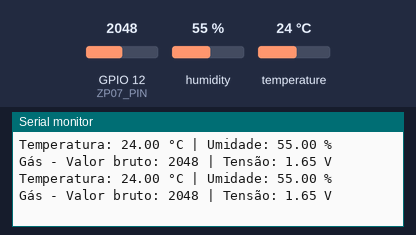
The sketch below on a simulated ESP32. On the bench: the last lines printed to the serial monitor. The inputs (shaded band) are chosen by the test bench; at power-on: humidity 55 %, GPIO 12 (ZP07_PIN) = 2048, temperature 24 °C.

Above: at 2.8 s.
2.9 s: humidity set to 22 %
At 5.2 s:
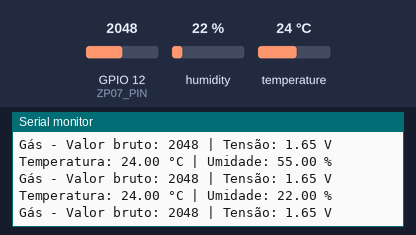
5.6 s: GPIO 12 (ZP07_PIN) set to 2866
At 6.6 s:
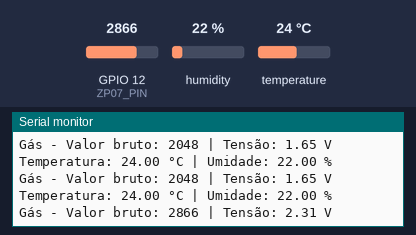
8.3 s: temperature set to 12 °C
At 10.6 s:
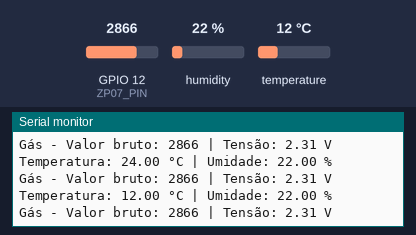
11.0 s: GPIO 12 (ZP07_PIN) set to 3603
At 13.2 s:
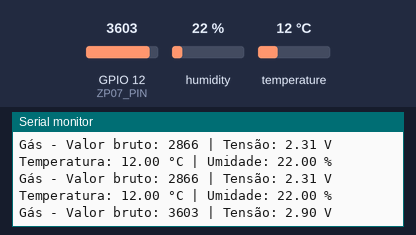
13.7 s: humidity set to 40 %
At 14.6 s:
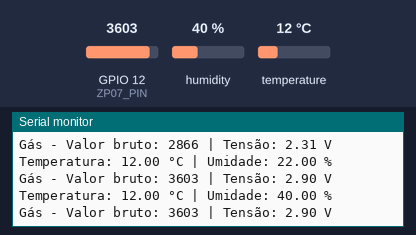
Timing chart, 0 to 16.7 s (numbered marks = the images above; inputs shaded):
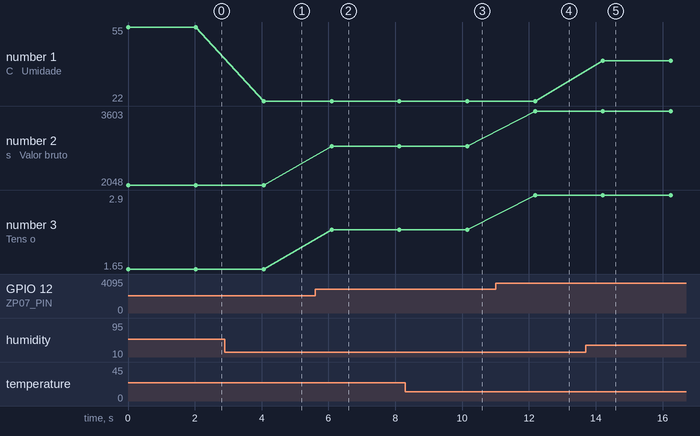

Measured:
- after the input at 2.9 s, the serial monitor: prints a new line after 1.2 s (image 1)
- after the input at 5.6 s, the serial monitor: prints a new line after 0.49 s (image 2)
- after the input at 8.3 s, the serial monitor: prints a new line after 1.9 s (image 3)
- after the input at 11.0 s, the serial monitor: prints a new line after 1.2 s (image 4)
- after the input at 13.7 s, the serial monitor: prints a new line after 0.51 s (image 5)
- plotted number 1: 55 → 22 after the input at 2.9 s, 22 → 40 after the input at 13.7 s
- plotted number 2: 2048 → 2866 after the input at 5.6 s, 2866 → 3603 after the input at 11.0 s
- plotted number 3: 1.65 → 2.31 after the input at 5.6 s, 2.31 → 2.9 after the input at 11.0 s

The sketch:

sensoron.ino
```cpp
#include <DHT.h>

#define DHTPIN 13 // Pino do sensor DHT22
#define DHTTYPE DHT22  // Tipo do sensor DHT
#define ZP07_PIN 12   // Pino analógico para o sensor ZP07-4 (pino válido para o ESP32)

DHT dht(DHTPIN, DHTTYPE);

void setup() {
  Serial.begin(9600);  // Inicializa o monitor serial
  dht.begin();           // Inicializa o sensor DHT22

  pinMode(ZP07_PIN, INPUT); // Configura o pino do sensor ZP07-4 como entrada
}

void loop() {
  // Leitura do sensor DHT22
  float temperatura = dht.readTemperature();
  float umidade = dht.readHumidity();

  // Leitura do sensor ZP07-4 (gás)
  int gasValue = analogRead(ZP07_PIN);  // Leitura analógica do sensor de gás
  float voltagemGas = gasValue * (3.3 / 4095.0); // Converte para voltagem (valor de 12 bits no ESP32)

  // Verificação de falhas de leitura
  if (isnan(temperatura) || isnan(umidade)) {
    Serial.println("Falha na leitura do sensor DHT22!");
  } else {
    Serial.print("Temperatura: ");
    Serial.print(temperatura);
    Serial.print(" °C | Umidade: ");
    Serial.print(umidade);
    Serial.println(" %");
  }

  // Imprime os dados do sensor ZP07-4
  Serial.print("Gás - Valor bruto: ");
  Serial.print(gasValue);
  Serial.print(" | Tensão: ");
  Serial.print(voltagemGas);
  Serial.println(" V");

  delay(2000);  // Atraso de 2 segundos entre as leituras
}
```
